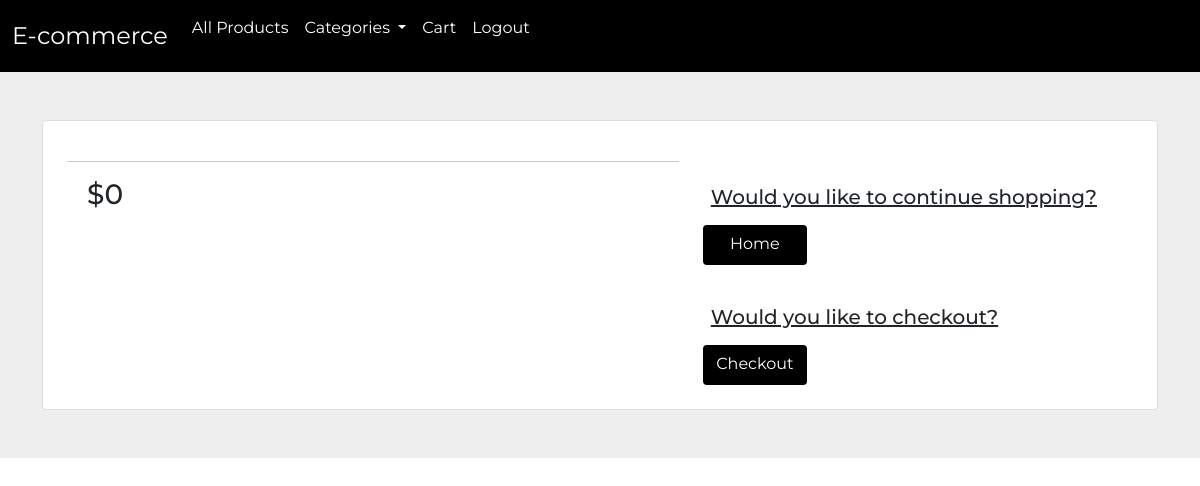
The app's page /cart/ (signed in), older data.
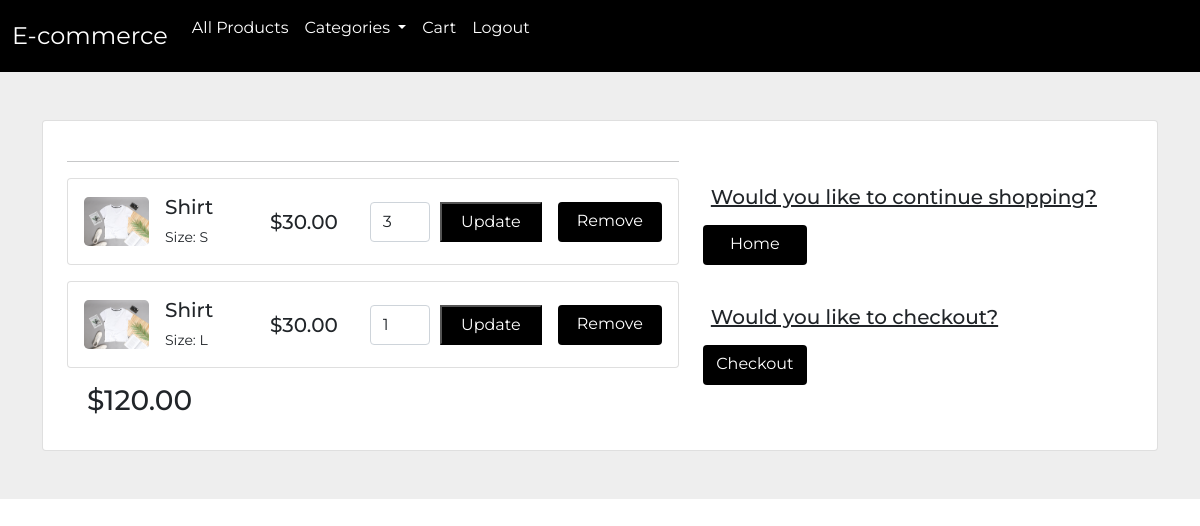
The same page, newer data.
### core/models.py (models this page shows, shortened)
class CartItem(models.Model):
    cart = models.ForeignKey(Cart, on_delete=models.CASCADE)
    product = models.ForeignKey(Product, on_delete=models.CASCADE)
    quantity = models.PositiveIntegerField()
    size = models.ForeignKey(Size, on_delete=models.CASCADE, null=True, blank=True)  # Add this line

class Product(models.Model):
    name = models.CharField(max_length=255)
    category = models.ForeignKey(Category, on_delete=models.SET_NULL, null=True, blank=True)
    description = models.TextField()
    price = models.DecimalField(max_digits=10, decimal_places=2)
    stock = models.PositiveIntegerField()
    image = models.ImageField(upload_to='products/')

class Size(models.Model):
    SIZE_TYPE_CHOICES = [
        ('CLOTHING', 'Clothing'),
        ('SHOE', 'Shoe'),
    ]
    size = models.CharField(max_length=10, unique=True)
    size_type = models.CharField(max_length=10, choices=SIZE_TYPE_CHOICES, default='CLOTHING')

### core/views.py (the view)
# urls.py: path('cart/', views.view_cart, name='cart'),
@login_required
def view_cart(request):
    cart, created = Cart.objects.get_or_create(user=request.user)
    cart_items = CartItem.objects.filter(cart=cart)
    if not cart_items.exists():
        messages.info(request, "You have no items in the cart.")
    cart_count = request.session.get('cart_count', 0)
    total = sum([item.product.price * item.quantity for item in cart_items])
    return render(request, 'cart.html', {'cart_items': cart_items, 'cart_count': cart_count, 'total': total})

### core/context_processors.py (called while the page is built)
def categories(request):
    categories = Category.objects.all()
    return {'categories': categories}

### core/templates/cart.html (shortened to what this page needs)
{% extends 'base.html' %}
{% block content %}
<section class="h-100 h-custom" style="background-color: #eee;">
    <div class="container py-5 h-100">
        <div class="row d-flex justify-content-center align-items-center h-100">
            <div class="col">
                <div class="card">
                    <div class="card-body p-4">
                        <div class="row">
                            <div class="col-lg-7">
                                <hr>
                                {% for item in cart_items %}
                                <div class="card mb-3">
                                    <div class="card-body">
                                        <div class="d-flex justify-content-between flex-wrap">
                                            <div class="d-flex align-items-center mb-2 mb-lg-0">
                                                <img src="{{ item.product.image.url }}" class="img-fluid rounded-3" alt="Shopping item" style="width: 65px;">
                                                <div class="ms-3">
                                                    <h5>{{ item.product.name }}</h5>
                                                    <p class="small mb-0">Size: {{ item.size.size }}</p>
                                                </div>
                                            </div>
                                            <div class="d-flex align-items-center flex-wrap">
                                                <div class="me-3">
                                                    <h5 class="mb-0">${{ item.product.price }}</h5>
                                                </div>
                                                <form method="post" action="{% url 'update_cart_item_quantity' %}" class="d-flex me-3 mb-2 mb-lg-0">
                                                    <input type="number" class="form-control" name="quantity" value="{{ item.quantity }}" style="width: 60px;">
                                                    <input class="btn-update" type="submit" value="Update">
                                                </form>
                                                <a class="btn" href="{% url 'remove_from_cart' item.id %}">Remove</a>
                                            </div>
                                        </div>
                                    </div>
                                </div>
                                {% endfor %}
                                <h3 style="padding-left: 20px;">${{ total }}</h3>
                            </div>
                            <div class="col-lg-5">
                                <h5 class="mb-3 continue"><a href="{% url 'home' %}" class="text-body">Would you like to continue shopping?</a></h5>
                                <a href="{% url 'home' %}" class="btn">Home</a>
                                <h5 class="mb-3 continue"><a href="{% url 'home' %}" class="text-body">Would you like to checkout?</a></h5>
                                <a href="{% url 'checkout' %}" class="btn">Checkout</a>
                            </div>
                        </div>
                    </div>
                </div>
            </div>
        </div>
    </div>
</section>
{% endblock content %}

### core/templates/base.html (shortened to what this page needs)
<!doctype html>
<html lang="en">
  <head>
    <link href="https://cdn.jsdelivr.net/npm/bootstrap@5.0.2/dist/css/bootstrap.min.css" rel="stylesheet">
  <body>
    <nav class="navbar navbar-expand-lg sticky-top">
        <div class="container-fluid">
          <a class="navbar-brand" href="/">E-commerce</a>
          <div class="collapse navbar-collapse" id="navbarSupportedContent">
            <ul class="navbar-nav me-auto mb-2 mb-lg-0">
            <li class="nav-item">
              <a class="nav-link" href="{% url 'product_list' %}">All Products</a>
            </li>
            <li class="nav-item dropdown">
              <a class="nav-link dropdown-toggle" href="#" id="navbarDropdown" role="button" data-bs-toggle="dropdown" aria-expanded="false">
                  Categories
              </a>
            </li>
            <li class="nav-item">
              <a class="nav-link" href="{% url 'cart' %}">Cart</a>
            </li>
              <li class="nav-item">
                {% if user.is_authenticated %}
                    <p><a class="nav-link" class="nav-link" href="{% url 'logout' %}">Logout</a></p>
                {% else %}
                    <a class="nav-link" class="nav-link" href="{% url 'login' %}">Login</a>
                {% endif %}
              </li>
            </ul>
          </div>
        </div>
    </nav>
      {% block content %}
    {% endblock content %}
  </body>
</html>

### core/templates/base.html (style rules this page uses)
body { font-family: Montserrat; }
.navbar { background-color: rgb(0, 0, 0); }
.navbar-brand { font-size: 1.5rem; color: white; }
a { color: white; }
.nav-link { color: white; }

Row changes from the older to the newer data that the page shows:
added CartItem: product.image (picture), product.name "Shirt", size.size "S", product.price "30.00", quantity "3"
added CartItem: product.image (picture), product.name "Shirt", size.size "L", product.price "30.00", quantity "1"
Text that changed along with them:
{{ total }}: "0" → "120.00"
